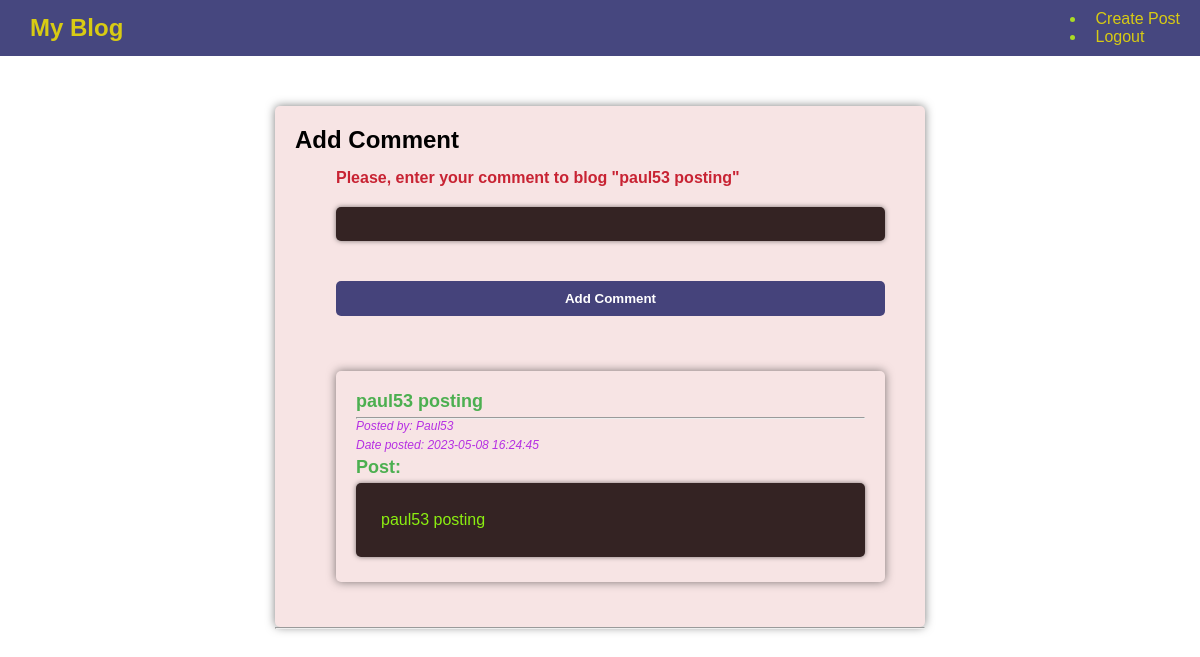
/comment/1 (signed in), run on the app's committed database.
### models/models.py (models this page shows, shortened)
class Blog(db.Model):
    __tablename__ = 'blogs'
    id = db.Column(db.Integer, primary_key=True)
    date_posted = db.Column(db.DateTime, nullable=False, default=datetime.now(timezone('America/Lima')))
    date_edited = db.Column(db.DateTime, nullable=True)
    title = db.Column(db.String(120), nullable=False)
    content = db.Column(db.String(1000), nullable=False)
    user_id = db.Column(db.Integer, db.ForeignKey('users.id'), nullable=False)
    author = db.relationship('User', backref=db.backref('blogs', lazy=True, overlaps='user_blogs'),
                             overlaps='user_blogs')
    comments = db.relationship('Comment', backref='blog', lazy=True)

class User(db.Model, UserMixin):
    __tablename__ = 'users'
    id = db.Column(db.Integer, primary_key=True)
    date_created = db.Column(db.DateTime, nullable=False, default=datetime.now(timezone('America/Lima')))
    name = db.Column(db.String(120), nullable=False)
    email = db.Column(db.String(120), unique=True, nullable=False)
    password_hash = db.Column(db.String(255), nullable=False)
    active = db.Column(db.Boolean, nullable=False, default=False)

### app.py (the view, shortened to what this page needs)
@app.route('/comment/<int:blog_id>', methods=['GET', 'POST'])
@login_required
def comment(blog_id):
    blog = Blog.query.get_or_404(blog_id)
    form = CommentForm()
    return render_template('comment.html', form=form, blog=blog)

### models/forms.py
class CommentForm(FlaskForm):
    content = StringField('Content', validators=[DataRequired(), Length(min=2)], render_kw={'rows': 10})
    submit = SubmitField('Submit')

### app.py (called while the page is built)
@login_manager.user_loader
def load_user(user_id):
    return User.query.get(int(user_id))

### templates/comment.html (shortened to what this page needs)
{% extends 'home.html' %}
{% block content %}
    {{ super() }}
    <div class="container">
        <form action="{{ url_for('comment', blog_id=blog.id) }}" method="POST">
            <h2>Add Comment</h2>
            <div class="form-control">
                <label for="content">Please, enter your comment to blog "{{ blog.title }}"</label>
                {{ form.content(class="form-control", rows="5") }}
            </div>
            <div class="form-control">
                <button type="submit" class="btn">Add Comment</button>
            </div>
            <div class="form-control">
                <div class="post">
                    <h2 class="title">{{ blog.title }}</h2>
                    <hr>
                    <small class="user">Posted by:   {{ blog.author.name }}</small>
                    <small class="date">Date posted: {{ blog.date_posted.strftime('%Y-%m-%d %H:%M:%S') }}</small>
                    <h2 class="title">Post:</h2>
                    <p class="content">{{ blog.content }}</p>
                </div>
            </div>
        </form>
        <hr>
    </div>
{% endblock %}

### static/css/style.css (style rules this page uses)
* { margin: 0; padding: 0; box-sizing: border-box; }
body { font-family: sans-serif; }
.container { width: 90%; max-width: 650px; margin: 50px auto; }
.container form { margin: 0 auto; }
form { display: flex; flex-direction: column; margin: 20px 0; padding: 20px; background-color: hsl(0, 54%, 93%); border-radius: 5px; box-shadow: 0 0 10px rgba(0, 0, 0, 0.5); }
.form-control { margin: 15px auto 5px; width: 90%; max-width: 650px; display: inline-block; margin-right: 20px; }
.form-control label { font-weight: bold; color: #c82333; display: inline-block; width: 90%; vertical-align: middle; margin-bottom: 5px; }
.form-control input[type="text"], .form-control input[type="email"], .form-control input[type="password"], .form-control .form-title, .form-control .form-content { font-size: 16px; line-height: 1.5; display: inline-block; width: 100%; vertical-align: middle; padding: 5px; border: none; color:#8bef11; background-color: #342323; border-radius: 5px; box-shadow: 0 0 5px rgba(0, 0, 0, 0.5); }
.form-control .btn { text-align: center; padding: 10px; border-radius: 5px; border: none; background-color: #242568d7; color: #fff; font-weight: bold; cursor: pointer; margin: 15px auto; width: 100%; max-width: 650px; }
.post { margin: 20px 0; padding: 20px; background-color: hsl(0, 54%, 93%); border-radius: 5px; box-shadow: 0 0 10px rgba(0, 0, 0, 0.5); }
.post .title { font-size: 18px; margin-bottom: 5px; color:#4CAF50 }
.post .date, .post .user, .post .comments-count { font-size: 12px; font-style: oblique; color: hwb(285 19% 11%); margin-bottom: 5px; display: block; }
.post .content { font-size: 16px; line-height: 1.5; margin-top: 5px; margin-bottom: 5px; padding: 25px; color:#8bef11; background-color: #342323; border-radius: 5px; box-shadow: 0 0 5px rgba(0, 0, 0, 0.5); }

### data on the page
Blog: title "paul53 posting", date_posted "2023-05-08 16:24:45", content "paul53 posting"
User: author.name "Paul53"
